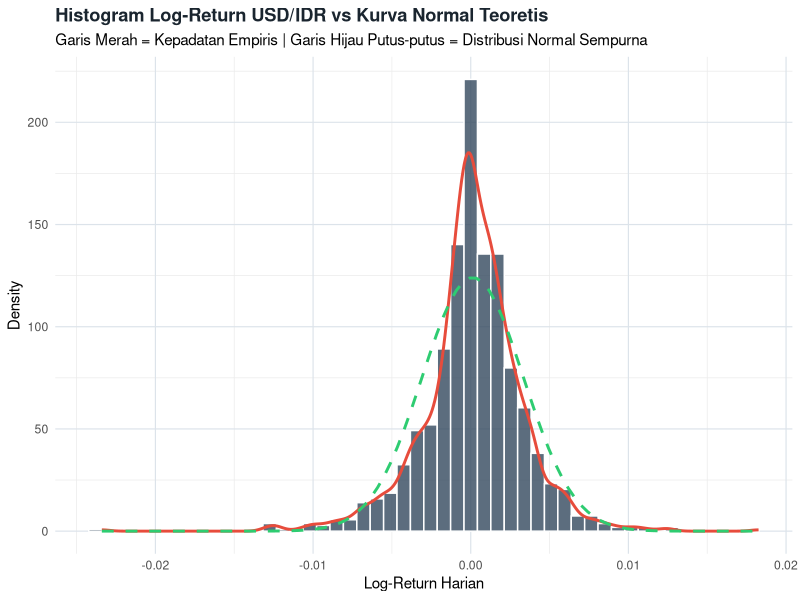
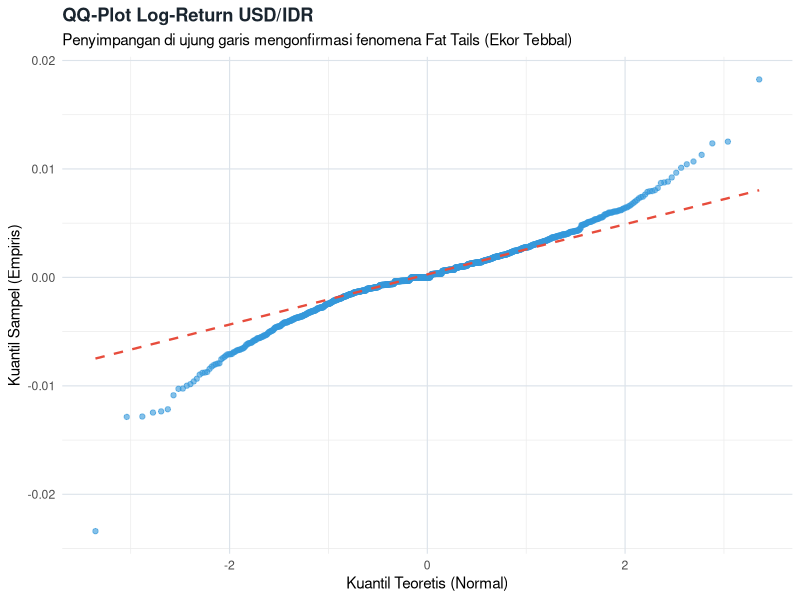
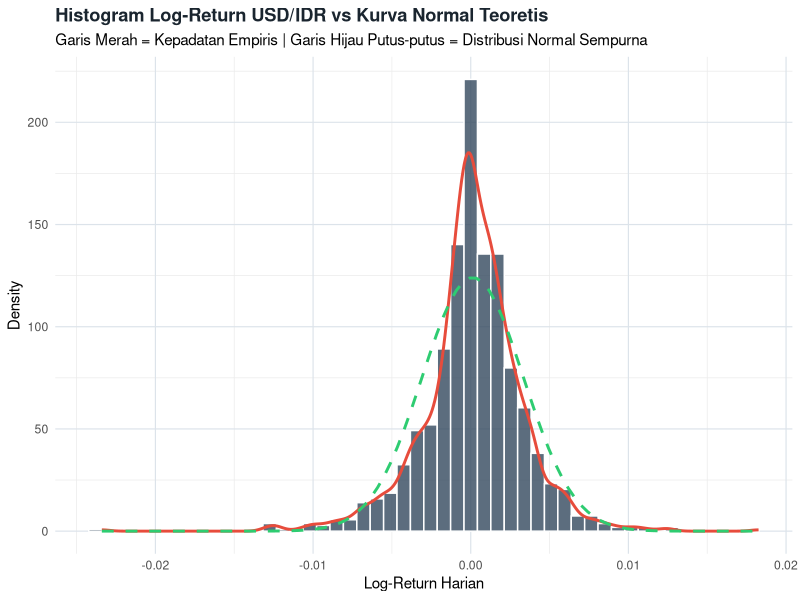
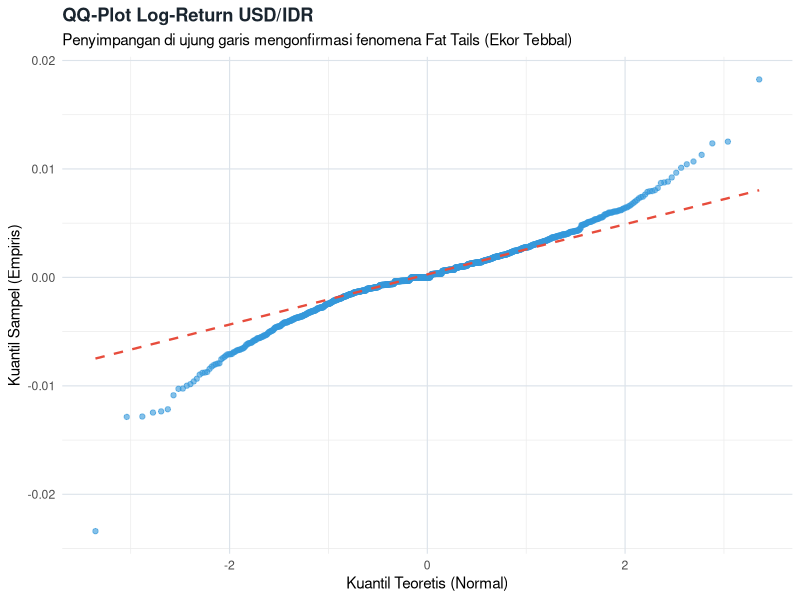

Write R code to recreate these figures, in order.
## ---- chunk 1
knitr::opts_chunk$set(
  echo      = TRUE,
  message   = FALSE,
  warning   = FALSE,
  fig.align = "center"
)
## ---- chunk 2
# Manajemen data
library(dplyr)

# Uji statistik
library(tseries)    # Uji Jarque-Bera

# Tabel output
library(knitr)
library(kableExtra)

#visualisasi
library(ggplot2)
library(scales)
## ---- chunk 3
# Baca langsung dari CSV — tidak bergantung pada file RDS
df_raw <- read.csv(
  "Data Historis USD_IDR.csv",
  header           = TRUE,
  stringsAsFactors = FALSE,
  fileEncoding     = "UTF-8-BOM"
)

# Wrangling ulang (ringkas)
df_usd_idr <- df_raw %>%
  select(Tanggal, Terakhir) %>%
  mutate(
    Kurs    = as.numeric(gsub(",", ".", gsub("\\.", "", Terakhir))),
    Tanggal = as.Date(Tanggal, format = "%d/%m/%Y")
  ) %>%
  select(Tanggal, Kurs) %>%
  arrange(Tanggal)

# Hitung log-return
df_return <- df_usd_idr %>%
  mutate(Log_Return = log(Kurs / lag(Kurs))) %>%
  filter(!is.na(Log_Return))

rt <- df_return$Log_Return

cat("Data berhasil dimuat dari CSV.\n")
cat("Jumlah observasi :", length(rt), "\n")
cat("Periode          :", format(min(df_return$Tanggal), "%d %B %Y"),
    "–", format(max(df_return$Tanggal), "%d %B %Y"), "\n")
cat("Mean return (µ)  :", round(mean(rt), 8), "\n")
cat("Std dev (σ)      :", round(sd(rt),   8), "\n")
## ---- chunk 4
# Uji KS: bandingkan data dengan distribusi normal N(µ, σ²)
ks_result <- ks.test(
  x    = rt,
  y    = "pnorm",
  mean = mean(rt),
  sd   = sd(rt)
)

# Tampilkan output mentah
print(ks_result)
## ---- chunk 5
ks_table <- data.frame(
  Komponen = c(
    "Metode Uji",
    "Jumlah Observasi (n)",
    "Statistik D",
    "p-value",
    "Tingkat Signifikansi (α)",
    "Keputusan",
    "Kesimpulan"
  ),
  Hasil = c(
    "Kolmogorov-Smirnov One-Sample Test",
    formatC(length(rt), format = "d"),
    formatC(ks_result$statistic, format = "f", digits = 6),
    ifelse(ks_result$p.value < 0.001,
           "< 0,001",
           formatC(ks_result$p.value, format = "f", digits = 6)),
    "0,05",
    ifelse(ks_result$p.value < 0.05, "Tolak H₀", "Gagal Tolak H₀"),
    ifelse(ks_result$p.value < 0.05,
           "Log-return TIDAK berdistribusi normal",
           "Log-return berdistribusi normal")
  )
)

kable(ks_table,
      caption = "Tabel 1.1 — Hasil Uji Kolmogorov-Smirnov",
      align   = c("l", "l"),
      col.names = c("Komponen", "Hasil")) %>%
  kable_styling(bootstrap_options = c("striped", "hover", "condensed", "bordered"),
                full_width = FALSE) %>%
  row_spec(6, bold = TRUE,
           color     = ifelse(ks_result$p.value < 0.05, "white", "white"),
           background = ifelse(ks_result$p.value < 0.05, "#c0392b", "#27ae60")) %>%
  row_spec(7, bold = TRUE, color = "#2c3e50",
           background = ifelse(ks_result$p.value < 0.05, "#fdecea", "#eafaf1"))
## ---- chunk 6
# Uji Jarque-Bera menggunakan paket tseries
jb_result <- jarque.bera.test(rt)

# Tampilkan output mentah
print(jb_result)
## ---- chunk 7
# Uji KS: bandingkan data dengan distribusi normal N(µ, σ²)
ks_result <- ks.test(
  x    = rt,
  y    = "pnorm",
  mean = mean(rt),
  sd   = sd(rt)
)

# Tampilkan output mentah
print(ks_result)
## ---- chunk 8
ks_table <- data.frame(
  Komponen = c(
    "Metode Uji",
    "Jumlah Observasi (n)",
    "Statistik D",
    "p-value",
    "Tingkat Signifikansi (α)",
    "Keputusan",
    "Kesimpulan"
  ),
  Hasil = c(
    "Kolmogorov-Smirnov One-Sample Test",
    formatC(length(rt), format = "d"),
    formatC(ks_result$statistic, format = "f", digits = 6),
    ifelse(ks_result$p.value < 0.001,
           "< 0,001",
           formatC(ks_result$p.value, format = "f", digits = 6)),
    "0,05",
    ifelse(ks_result$p.value < 0.05, "Tolak H₀", "Gagal Tolak H₀"),
    ifelse(ks_result$p.value < 0.05,
           "Log-return TIDAK berdistribusi normal",
           "Log-return berdistribusi normal")
  )
)

kable(ks_table,
      caption = "Tabel 1.1 — Hasil Uji Kolmogorov-Smirnov",
      align   = c("l", "l"),
      col.names = c("Komponen", "Hasil")) %>%
  kable_styling(bootstrap_options = c("striped", "hover", "condensed", "bordered"),
                full_width = FALSE) %>%
  row_spec(6, bold = TRUE,
           color     = "white",
           background = ifelse(ks_result$p.value < 0.05, "#c0392b", "#27ae60")) %>%
  row_spec(7, bold = TRUE, color = "#2c3e50",
           background = ifelse(ks_result$p.value < 0.05, "#fdecea", "#eafaf1"))
## ---- chunk 9
# Uji Jarque-Bera menggunakan paket tseries
jb_result <- jarque.bera.test(rt)

# Tampilkan output mentah
print(jb_result)
## ---- chunk 10
# Hitung skewness dan kurtosis manual untuk ditampilkan
n    <- length(rt)
mu   <- mean(rt)
sig  <- sd(rt)
skew <- (n / ((n-1)*(n-2))) * sum(((rt - mu) / sig)^3)
kurt <- (n*(n+1)/((n-1)*(n-2)*(n-3))) *
        sum(((rt - mu)/sig)^4) -
        3*(n-1)^2/((n-2)*(n-3))

jb_table <- data.frame(
  Komponen = c(
    "Metode Uji",
    "Jumlah Observasi (n)",
    "Skewness (S)",
    "Excess Kurtosis (K−3)",
    "Statistik JB",
    "Derajat Kebebasan",
    "p-value",
    "Tingkat Signifikansi (α)",
    "Keputusan",
    "Kesimpulan"
  ),
  Hasil = c(
    "Jarque-Bera Test",
    formatC(n, format = "d"),
    formatC(skew, format = "f", digits = 6),
    formatC(kurt, format = "f", digits = 6),
    formatC(jb_result$statistic, format = "f", digits = 4),
    "2",
    ifelse(jb_result$p.value < 0.001,
           "< 0,001",
           formatC(jb_result$p.value, format = "f", digits = 6)),
    "0,05",
    ifelse(jb_result$p.value < 0.05, "Tolak H₀", "Gagal Tolak H₀"),
    ifelse(jb_result$p.value < 0.05,
           "Log-return TIDAK berdistribusi normal",
           "Log-return berdistribusi normal")
  )
)

kable(jb_table,
      caption = "Tabel 2.1 — Hasil Uji Jarque-Bera",
      align   = c("l", "l"),
      col.names = c("Komponen", "Hasil")) %>%
  kable_styling(bootstrap_options = c("striped", "hover", "condensed", "bordered"),
                full_width = FALSE) %>%
  row_spec(9, bold = TRUE,
           color      = "white",
           background = ifelse(jb_result$p.value < 0.05, "#c0392b", "#27ae60")) %>%
  row_spec(10, bold = TRUE, color = "#2c3e50",
           background = ifelse(jb_result$p.value < 0.05, "#fdecea", "#eafaf1")) %>%
  pack_rows("Input Statistik", 3, 5) %>%
  pack_rows("Hasil Uji", 6, 10)
## ---- chunk 11
library(ggplot2)

df_plot_rt <- data.frame(Log_Return = rt)

plot_hist <- ggplot(df_plot_rt, aes(x = Log_Return)) +
  geom_histogram(aes(y = ..density..), bins = 50, 
                 fill = "#34495e", colour = "white", alpha = 0.8) +
  geom_density(colour = "#e74c3c", linewidth = 1) +
  stat_function(
    fun = dnorm,
    args = list(mean = mean(rt), sd = sd(rt)),
    colour = "#2ecc71", linewidth = 1, linetype = "dashed"
  ) +
  labs(
    title = "Histogram Log-Return USD/IDR vs Kurva Normal Teoretis",
    subtitle = "Garis Merah = Kepadatan Empiris | Garis Hijau Putus-putus = Distribusi Normal Sempurna",
    x = "Log-Return Harian",
    y = "Density"
  ) +
  theme_minimal(base_size = 11) +
  theme(
    plot.title = element_text(face = "bold", colour = "#1a252f"),
    panel.grid.major = element_line(colour = "#dce3ea", linewidth = 0.4)
  )

# Tampilkan di dokumen HTML
plot_hist

# Simpan ke laptop
ggsave("plot_histogram_return.png", plot = plot_kurs_or_hist <- plot_hist, width = 10, height = 5, dpi = 300)
## ---- chunk 12
plot_qq <- ggplot(df_plot_rt, aes(sample = Log_Return)) +
  stat_qq(colour = "#3498db", alpha = 0.6, size = 1.5) +
  stat_qq_line(colour = "#e74c3c", linewidth = 0.8, linetype = "dashed") +
  labs(
    title = "QQ-Plot Log-Return USD/IDR",
    subtitle = "Penyimpangan di ujung garis mengonfirmasi fenomena Fat Tails (Ekor Tebbal)",
    x = "Kuantil Teoretis (Normal)",
    y = "Kuantil Sampel (Empiris)"
  ) +
  theme_minimal(base_size = 11) +
  theme(
    plot.title = element_text(face = "bold", colour = "#1a252f"),
    panel.grid.major = element_line(colour = "#dce3ea", linewidth = 0.4)
  )

# Tampilkan di dokumen HTML
plot_qq

# Simpan ke laptop
ggsave("plot_qq_return.png", plot = plot_qq, width = 8, height = 5.5, dpi = 300)
## ---- chunk 13
recap <- data.frame(
  Uji = c("Kolmogorov-Smirnov", "Jarque-Bera"),
  Statistik = c(
    formatC(ks_result$statistic, format = "f", digits = 6),
    formatC(jb_result$statistic, format = "f", digits = 4)
  ),
  p_value = c(
    ifelse(ks_result$p.value < 0.001, "< 0,001",
           formatC(ks_result$p.value, format = "f", digits = 6)),
    ifelse(jb_result$p.value < 0.001, "< 0,001",
           formatC(jb_result$p.value, format = "f", digits = 6))
  ),
  Keputusan = c(
    ifelse(ks_result$p.value < 0.05, "Tolak H₀", "Gagal Tolak H₀"),
    ifelse(jb_result$p.value < 0.05, "Tolak H₀", "Gagal Tolak H₀")
  ),
  Keterangan = c(
    "Berbasis jarak ECDF vs CDF normal",
    "Berbasis skewness & kurtosis simultan"
  )
)

kable(recap,
      caption = "Tabel 3.1 — Rekapitulasi Hasil Uji Normalitas",
      align   = c("l", "r", "r", "c", "l"),
      col.names = c("Uji", "Statistik", "p-value", "Keputusan", "Keterangan")) %>%
  kable_styling(bootstrap_options = c("striped", "hover", "condensed", "bordered"),
                full_width = TRUE) %>%
  column_spec(4, bold = TRUE,
              color      = "white",
              background = ifelse(
                c(ks_result$p.value, jb_result$p.value) < 0.05,
                "#c0392b", "#27ae60"
              ))
## ---- chunk 14
ks_tolak  <- ks_result$p.value < 0.05
jb_tolak  <- jb_result$p.value < 0.05
kedua_tolak <- ks_tolak & jb_tolak

cat("=== INTERPRETASI HASIL UJI NORMALITAS ===\n\n")

cat(sprintf("Uji Kolmogorov-Smirnov : %s (D = %.6f, p %s)\n",
    ifelse(ks_tolak, "TOLAK H₀", "GAGAL TOLAK H₀"),
    ks_result$statistic,
    ifelse(ks_result$p.value < 0.001, "< 0,001",
           formatC(ks_result$p.value, digits = 6, format = "f"))))

cat(sprintf("Uji Jarque-Bera        : %s (JB = %.4f, p %s)\n\n",
    ifelse(jb_tolak, "TOLAK H₀", "GAGAL TOLAK H₀"),
    jb_result$statistic,
    ifelse(jb_result$p.value < 0.001, "< 0,001",
           formatC(jb_result$p.value, digits = 6, format = "f"))))

if (kedua_tolak) {
  cat("Kedua uji secara konsisten menolak hipotesis nol pada α = 0,05.\n")
  cat("Artinya, log-return USD/IDR secara formal TIDAK berdistribusi normal sempurna.\n\n")
  cat("Penyebab utama penolakan:\n")
  cat(sprintf("  • Skewness = %.4f → distribusi tidak simetris sempurna\n", skew))
  cat(sprintf("  • Excess kurtosis = %.4f → ekor distribusi lebih tebal dari normal\n", kurt))
  cat("    (fenomena 'fat tails' yang umum pada data keuangan)\n")
} else {
  cat("Setidaknya satu uji gagal menolak H₀ — distribusi mendekati normal.\n")
}
## ---- chunk 15
cat("=== IMPLIKASI TERHADAP MODEL GBM ===\n\n")

cat("Meskipun uji formal menolak normalitas sempurna, GBM tetap\n")
cat("dapat digunakan dengan pertimbangan berikut:\n\n")

cat("1. JUSTIFIKASI PENGGUNAAN GBM:\n")
cat("   • GBM adalah model standar industri untuk pemodelan harga aset keuangan\n")
cat("     (Black-Scholes, 1973) dan tetap digunakan secara luas meskipun\n")
cat("     normalitas tidak terpenuhi secara sempurna.\n")
cat("   • Penyimpangan terjadi terutama di ekor distribusi (return ekstrem),\n")
cat("     sementara bagian tengah (return normal sehari-hari) mendekati normal.\n")
cat("   • Central Limit Theorem mendukung pendekatan normal untuk return\n")
cat("     agregat dalam jangka panjang.\n\n")

cat("2. CATATAN PENTING DALAM INTERPRETASI:\n")
cat("   • Interval kepercayaan dari simulasi Monte Carlo mungkin UNDERESTIMATE\n")
cat("     risiko ekstrem (krisis, shock mendadak) karena ekor lebih tebal.\n")
cat("   • Hasil simulasi lebih valid untuk kondisi normal (bukan krisis).\n")
cat("   • Semakin panjang horizon simulasi, asumsi normalitas semakin kritis.\n\n")

cat("3. KEPUTUSAN:\n")
cat("   ✓ GBM LAYAK digunakan untuk simulasi Monte Carlo kurs USD/IDR\n")
cat("     dengan catatan interpretasi di atas.\n")
## ---- chunk 16
# Simpan hasil uji normalitas untuk referensi laporan
hasil_normalitas <- list(
  ks_statistic  = as.numeric(ks_result$statistic),
  ks_pvalue     = ks_result$p.value,
  ks_keputusan  = ifelse(ks_result$p.value < 0.05, "Tolak H0", "Gagal Tolak H0"),
  jb_statistic  = as.numeric(jb_result$statistic),
  jb_pvalue     = jb_result$p.value,
  jb_keputusan  = ifelse(jb_result$p.value < 0.05, "Tolak H0", "Gagal Tolak H0"),
  skewness      = skew,
  excess_kurt   = kurt,
  gbm_layak     = TRUE,   # Keputusan akhir penggunaan GBM
  catatan       = "GBM layak digunakan dengan catatan fat tails"
)

saveRDS(hasil_normalitas, "hasil_normalitas.rds")

cat("✓ Hasil uji disimpan ke: hasil_normalitas.rds\n\n")
cat("=== RINGKASAN UNTUK LAPORAN ===\n")
cat(sprintf("KS Test  : D = %.6f, p %s → %s\n",
    hasil_normalitas$ks_statistic,
    ifelse(hasil_normalitas$ks_pvalue < 0.001, "< 0,001",
           round(hasil_normalitas$ks_pvalue, 6)),
    hasil_normalitas$ks_keputusan))
cat(sprintf("JB Test  : JB = %.4f, p %s → %s\n",
    hasil_normalitas$jb_statistic,
    ifelse(hasil_normalitas$jb_pvalue < 0.001, "< 0,001",
           round(hasil_normalitas$jb_pvalue, 6)),
    hasil_normalitas$jb_keputusan))
cat(sprintf("Skewness : %.4f\n", hasil_normalitas$skewness))
cat(sprintf("Ex. Kurt : %.4f\n", hasil_normalitas$excess_kurt))
cat(sprintf("GBM Layak: %s\n",   hasil_normalitas$gbm_layak))
## ---- chunk 17
ringkasan <- data.frame(
  Sub_Tahap = c("4.1", "4.2", "4.3", "4.4", "4.5"),
  Aktivitas = c(
    "Uji Kolmogorov-Smirnov",
    "Uji Jarque-Bera",
    "Rekapitulasi kedua uji",
    "Interpretasi & implikasi GBM",
    "Simpan hasil uji"
  ),
  Output_Utama = c(
    "Statistik D, p-value, keputusan H₀",
    "Statistik JB, p-value, keputusan H₀",
    "Tabel perbandingan kedua uji",
    "Justifikasi kelayakan GBM",
    "hasil_normalitas.rds"
  )
)

kable(ringkasan,
      caption = "Tabel 5.1 — Ringkasan Aktivitas Bagian 4",
      align   = c("c", "l", "l"),
      col.names = c("Sub-Tahap", "Aktivitas", "Output Utama")) %>%
  kable_styling(bootstrap_options = c("striped", "hover", "condensed", "bordered"),
                full_width = TRUE) %>%
  column_spec(1, bold = TRUE, width = "5em") %>%
  column_spec(2, bold = TRUE, color = "#2c7bb6") %>%
  row_spec(5, background = "#eafaf1", bold = TRUE)
## ---- chunk 18
sessionInfo()
